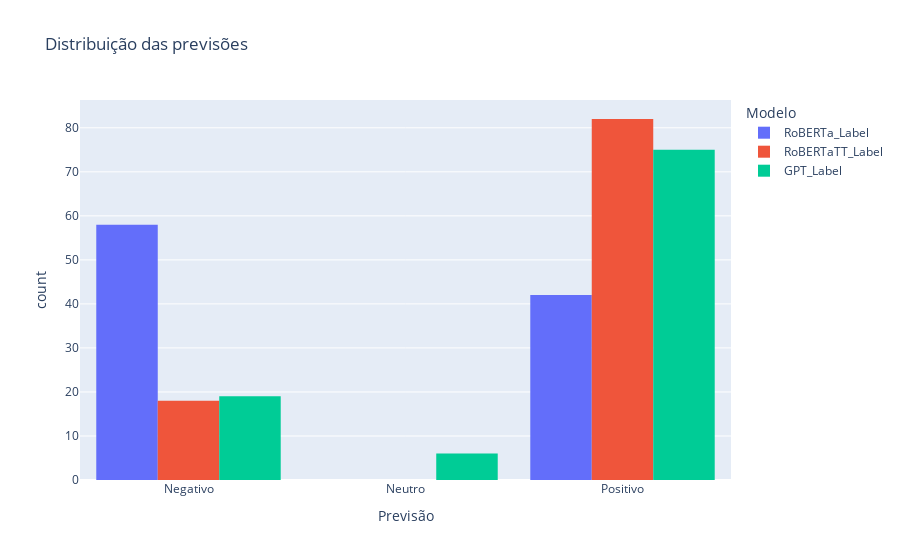

The code cell stored with this chart in its notebook:
### Code cell
import plotly.express as px


#destribuição de previsões por modelo

fig = px.histogram(df_final[['RoBERTa_Label', 'RoBERTaTT_Label', 'GPT_Label']].melt(), x='value', color='variable', barmode='group',
                   title='Distribuição das previsões',
                   labels={'value': 'Previsão', 'variable': 'Modelo'})
fig.update_xaxes(tickvals=[-1,0, 1], ticktext=['Negativo','Neutro', 'Positivo'])
fig.update_layout(bargap=0.15)
fig.show()

### Figure 1 — Plotly figure (JSON) as saved in the notebook; plotly's stock layout.template omitted (floating-point values rounded to 4 significant figures)
{"data": [{"alignmentgroup": "True", "bingroup": "x", "hovertemplate": "Modelo=RoBERTa_Label<br>Previsão=%{x}<br>count=%{y}<extra></extra>", "legendgroup": "RoBERTa_Label", "marker": {"color": "#636efa", "pattern": {"shape": ""}}, "name": "RoBERTa_Label", "offsetgroup": "RoBERTa_Label", "orientation": "v", "showlegend": true, "type": "histogram", "x": [1, -1, 1, 1, -1, 1, -1, 1, -1, 1, -1, -1, 1, -1, 1, -1, 1, 1, 1, -1, 1, -1, -1, 1, -1, -1, -1, -1, 1, -1, 1, -1, 1, -1, -1, -1, -1, -1, -1, -1, 1, -1, -1, -1, 1, -1, -1, 1, -1, -1, -1, 1, 1, -1, 1, -1, -1, -1, -1, -1, 1, 1, 1, 1, -1, -1, 1, 1, -1, -1, 1, 1, 1, -1, 1, 1, -1, -1, 1, 1, 1, -1, -1, -1, -1, -1, -1, -1, 1, -1, -1, -1, 1, -1, 1, 1, -1, -1, 1, 1], "xaxis": "x", "yaxis": "y"}, {"alignmentgroup": "True", "bingroup": "x", "hovertemplate": "Modelo=RoBERTaTT_Label<br>Previsão=%{x}<br>count=%{y}<extra></extra>", "legendgroup": "RoBERTaTT_Label", "marker": {"color": "#EF553B", "pattern": {"shape": ""}}, "name": "RoBERTaTT_Label", "offsetgroup": "RoBERTaTT_Label", "orientation": "v", "showlegend": true, "type": "histogram", "x": [1, 1, 1, 1, 1, 1, -1, 1, -1, 1, -1, 1, 1, 1, 1, 1, 1, 1, 1, -1, -1, 1, 1, 1, 1, 1, 1, 1, 1, 1, 1, 1, 1, -1, 1, -1, -1, 1, -1, 1, 1, 1, 1, 1, 1, 1, 1, 1, 1, 1, 1, 1, 1, 1, -1, 1, 1, 1, 1, 1, 1, 1, 1, 1, 1, 1, -1, -1, 1, 1, -1, 1, 1, -1, 1, 1, 1, 1, 1, 1, 1, -1, 1, 1, 1, 1, 1, 1, 1, 1, 1, 1, -1, -1, 1, 1, 1, 1, 1, -1], "xaxis": "x", "yaxis": "y"}, {"alignmentgroup": "True", "bingroup": "x", "hovertemplate": "Modelo=GPT_Label<br>Previsão=%{x}<br>count=%{y}<extra></extra>", "legendgroup": "GPT_Label", "marker": {"color": "#00cc96", "pattern": {"shape": ""}}, "name": "GPT_Label", "offsetgroup": "GPT_Label", "orientation": "v", "showlegend": true, "type": "histogram", "x": [1, 1, 1, 1, 1, 1, -1, 1, -1, 1, -1, 1, 1, 1, 1, 0, 1, 1, 1, -1, -1, 1, 1, 1, 1, 1, 1, 0, 1, 1, 1, 1, 1, -1, 1, -1, -1, 1, -1, 0, 1, 1, 1, 1, 1, 1, 1, 1, 1, 1, 1, 1, 0, 1, -1, 1, 1, 1, 1, 0, 1, 0, 1, 1, 1, 1, -1, -1, 1, 1, -1, 1, 1, -1, 1, 1, 1, 1, 1, 1, 1, -1, 1, 1, 1, 1, 1, 1, 1, 1, 1, 1, -1, -1, 1, 1, -1, 1, 1, -1], "xaxis": "x", "yaxis": "y"}], "layout": {"bargap": 0.15, "barmode": "group", "legend": {"title": {"text": "Modelo"}, "tracegroupgap": 0}, "title": {"text": "Distribuição das previsões"}, "xaxis": {"anchor": "y", "domain": [0, 1], "ticktext": ["Negativo", "Neutro", "Positivo"], "tickvals": [-1, 0, 1], "title": {"text": "Previsão"}}, "yaxis": {"anchor": "x", "domain": [0, 1], "title": {"text": "count"}}}}
